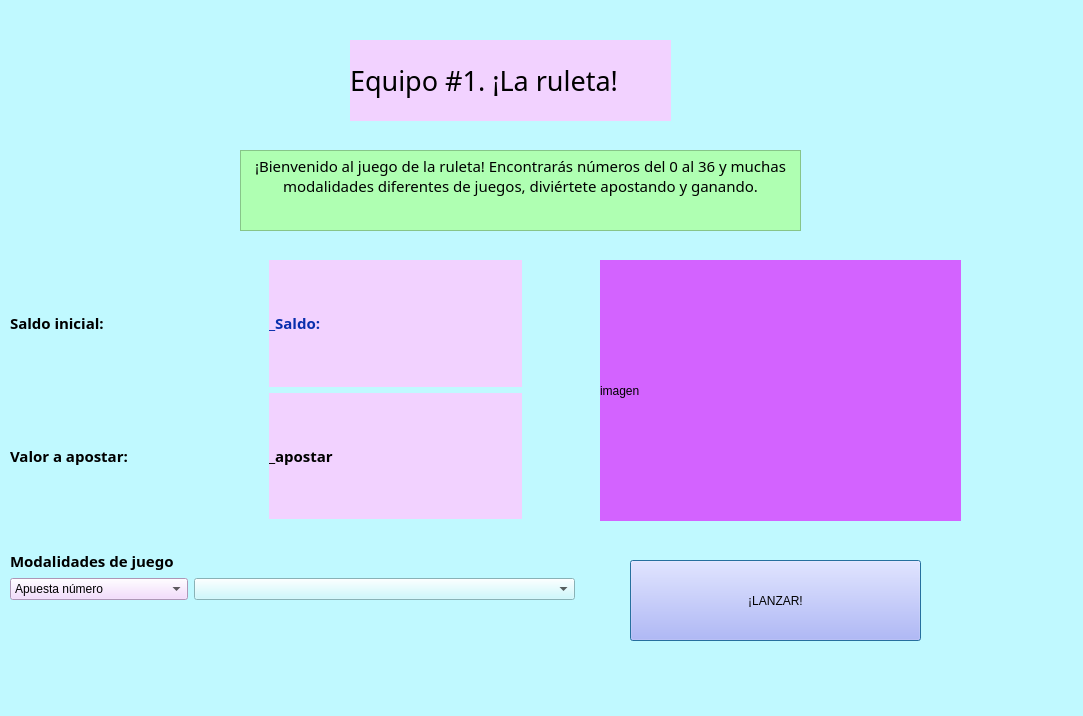
<?xml version="1.0" encoding="UTF-8"?>
<ui version="4.0">
 <class>Dialog</class>
 <widget class="QDialog" name="Dialog">
  <property name="geometry">
   <rect>
    <x>0</x>
    <y>0</y>
    <width>1083</width>
    <height>716</height>
   </rect>
  </property>
  <property name="windowTitle">
   <string>Dialog</string>
  </property>
  <property name="styleSheet">
   <string notr="true">background-color: rgb(192, 249, 255);
alternate-background-color: rgb(255, 170, 255);</string>
  </property>
  <widget class="QLabel" name="label_3">
   <property name="geometry">
    <rect>
     <x>350</x>
     <y>40</y>
     <width>321</width>
     <height>81</height>
    </rect>
   </property>
   <property name="font">
    <font>
     <family>Rufina</family>
     <pointsize>20</pointsize>
     <weight>9</weight>
     <italic>false</italic>
     <bold>false</bold>
    </font>
   </property>
   <property name="styleSheet">
    <string notr="true">font: 75 20pt &quot;Rufina&quot;;
background-color: rgb(242, 210, 255);</string>
   </property>
   <property name="text">
    <string>Equipo #1. ¡La ruleta!</string>
   </property>
  </widget>
  <widget class="QTextBrowser" name="textBrowser">
   <property name="geometry">
    <rect>
     <x>240</x>
     <y>150</y>
     <width>561</width>
     <height>81</height>
    </rect>
   </property>
   <property name="font">
    <font>
     <family>Rufina</family>
     <pointsize>12</pointsize>
     <weight>9</weight>
     <italic>false</italic>
     <bold>false</bold>
    </font>
   </property>
   <property name="styleSheet">
    <string notr="true">background-color: rgb(175, 255, 178);
font: 75 12pt &quot;Rufina&quot;;</string>
   </property>
   <property name="html">
    <string>&lt;!DOCTYPE HTML PUBLIC &quot;-//W3C//DTD HTML 4.0//EN&quot; &quot;http://www.w3.org/TR/REC-html40/strict.dtd&quot;&gt;
&lt;html&gt;&lt;head&gt;&lt;meta name=&quot;qrichtext&quot; content=&quot;1&quot; /&gt;&lt;style type=&quot;text/css&quot;&gt;
p, li { white-space: pre-wrap; }
&lt;/style&gt;&lt;/head&gt;&lt;body style=&quot; font-family:'Rufina'; font-size:12pt; font-weight:72; font-style:normal;&quot;&gt;
&lt;p align=&quot;center&quot; style=&quot; margin-top:0px; margin-bottom:0px; margin-left:0px; margin-right:0px; -qt-block-indent:0; text-indent:0px;&quot;&gt;&lt;span style=&quot; font-family:'MS Shell Dlg 2'; font-size:11pt; font-weight:400;&quot;&gt;¡Bienvenido al juego de la ruleta! Encontrarás números del 0 al 36 y muchas modalidades diferentes de juegos, diviértete apostando y ganando.&lt;/span&gt;&lt;/p&gt;&lt;/body&gt;&lt;/html&gt;</string>
   </property>
  </widget>
  <widget class="QPushButton" name="_Lanzar">
   <property name="geometry">
    <rect>
     <x>630</x>
     <y>560</y>
     <width>291</width>
     <height>81</height>
    </rect>
   </property>
   <property name="styleSheet">
    <string notr="true">background-color: rgb(170, 170, 255);
font: 12pt &quot;Rufina&quot;;</string>
   </property>
   <property name="text">
    <string>¡LANZAR!</string>
   </property>
  </widget>
  <widget class="QLabel" name="_imagen">
   <property name="geometry">
    <rect>
     <x>600</x>
     <y>260</y>
     <width>361</width>
     <height>261</height>
    </rect>
   </property>
   <property name="styleSheet">
    <string notr="true">background-color: rgb(211, 99, 255);</string>
   </property>
   <property name="text">
    <string>imagen</string>
   </property>
  </widget>
  <widget class="QWidget" name="verticalLayoutWidget">
   <property name="geometry">
    <rect>
     <x>10</x>
     <y>260</y>
     <width>512</width>
     <height>259</height>
    </rect>
   </property>
   <layout class="QVBoxLayout" name="verticalLayout">
    <item>
     <layout class="QHBoxLayout" name="horizontalLayout">
      <item>
       <widget class="QLabel" name="label">
        <property name="palette">
         <palette>
          <active>
           <colorrole role="WindowText">
            <brush brushstyle="SolidPattern">
             <color alpha="255">
              <red>0</red>
              <green>0</green>
              <blue>0</blue>
             </color>
            </brush>
           </colorrole>
           <colorrole role="Button">
            <brush brushstyle="SolidPattern">
             <color alpha="255">
              <red>192</red>
              <green>249</green>
              <blue>255</blue>
             </color>
            </brush>
           </colorrole>
           <colorrole role="Base">
            <brush brushstyle="SolidPattern">
             <color alpha="255">
              <red>192</red>
              <green>249</green>
              <blue>255</blue>
             </color>
            </brush>
           </colorrole>
           <colorrole role="Window">
            <brush brushstyle="SolidPattern">
             <color alpha="255">
              <red>192</red>
              <green>249</green>
              <blue>255</blue>
             </color>
            </brush>
           </colorrole>
           <colorrole role="AlternateBase">
            <brush brushstyle="SolidPattern">
             <color alpha="255">
              <red>255</red>
              <green>170</green>
              <blue>255</blue>
             </color>
            </brush>
           </colorrole>
          </active>
          <inactive>
           <colorrole role="WindowText">
            <brush brushstyle="SolidPattern">
             <color alpha="255">
              <red>0</red>
              <green>0</green>
              <blue>0</blue>
             </color>
            </brush>
           </colorrole>
           <colorrole role="Button">
            <brush brushstyle="SolidPattern">
             <color alpha="255">
              <red>192</red>
              <green>249</green>
              <blue>255</blue>
             </color>
            </brush>
           </colorrole>
           <colorrole role="Base">
            <brush brushstyle="SolidPattern">
             <color alpha="255">
              <red>192</red>
              <green>249</green>
              <blue>255</blue>
             </color>
            </brush>
           </colorrole>
           <colorrole role="Window">
            <brush brushstyle="SolidPattern">
             <color alpha="255">
              <red>192</red>
              <green>249</green>
              <blue>255</blue>
             </color>
            </brush>
           </colorrole>
           <colorrole role="AlternateBase">
            <brush brushstyle="SolidPattern">
             <color alpha="255">
              <red>255</red>
              <green>170</green>
              <blue>255</blue>
             </color>
            </brush>
           </colorrole>
          </inactive>
          <disabled>
           <colorrole role="WindowText">
            <brush brushstyle="SolidPattern">
             <color alpha="255">
              <red>120</red>
              <green>120</green>
              <blue>120</blue>
             </color>
            </brush>
           </colorrole>
           <colorrole role="Button">
            <brush brushstyle="SolidPattern">
             <color alpha="255">
              <red>192</red>
              <green>249</green>
              <blue>255</blue>
             </color>
            </brush>
           </colorrole>
           <colorrole role="Base">
            <brush brushstyle="SolidPattern">
             <color alpha="255">
              <red>192</red>
              <green>249</green>
              <blue>255</blue>
             </color>
            </brush>
           </colorrole>
           <colorrole role="Window">
            <brush brushstyle="SolidPattern">
             <color alpha="255">
              <red>192</red>
              <green>249</green>
              <blue>255</blue>
             </color>
            </brush>
           </colorrole>
           <colorrole role="AlternateBase">
            <brush brushstyle="SolidPattern">
             <color alpha="255">
              <red>255</red>
              <green>170</green>
              <blue>255</blue>
             </color>
            </brush>
           </colorrole>
          </disabled>
         </palette>
        </property>
        <property name="font">
         <font>
          <family>Rufina</family>
         </font>
        </property>
        <property name="text">
         <string>&lt;html&gt;&lt;head/&gt;&lt;body&gt;&lt;p&gt;&lt;span style=&quot; font-size:11pt; font-weight:600;&quot;&gt;Saldo inicial:&lt;/span&gt;&lt;/p&gt;&lt;/body&gt;&lt;/html&gt;</string>
        </property>
       </widget>
      </item>
      <item>
       <widget class="QLabel" name="_saldoInicial">
        <property name="palette">
         <palette>
          <active>
           <colorrole role="WindowText">
            <brush brushstyle="SolidPattern">
             <color alpha="255">
              <red>9</red>
              <green>47</green>
              <blue>173</blue>
             </color>
            </brush>
           </colorrole>
           <colorrole role="Button">
            <brush brushstyle="SolidPattern">
             <color alpha="255">
              <red>242</red>
              <green>210</green>
              <blue>255</blue>
             </color>
            </brush>
           </colorrole>
           <colorrole role="Text">
            <brush brushstyle="SolidPattern">
             <color alpha="255">
              <red>9</red>
              <green>47</green>
              <blue>173</blue>
             </color>
            </brush>
           </colorrole>
           <colorrole role="ButtonText">
            <brush brushstyle="SolidPattern">
             <color alpha="255">
              <red>9</red>
              <green>47</green>
              <blue>173</blue>
             </color>
            </brush>
           </colorrole>
           <colorrole role="Base">
            <brush brushstyle="SolidPattern">
             <color alpha="255">
              <red>242</red>
              <green>210</green>
              <blue>255</blue>
             </color>
            </brush>
           </colorrole>
           <colorrole role="Window">
            <brush brushstyle="SolidPattern">
             <color alpha="255">
              <red>242</red>
              <green>210</green>
              <blue>255</blue>
             </color>
            </brush>
           </colorrole>
           <colorrole role="AlternateBase">
            <brush brushstyle="SolidPattern">
             <color alpha="255">
              <red>255</red>
              <green>170</green>
              <blue>255</blue>
             </color>
            </brush>
           </colorrole>
          </active>
          <inactive>
           <colorrole role="WindowText">
            <brush brushstyle="SolidPattern">
             <color alpha="255">
              <red>9</red>
              <green>47</green>
              <blue>173</blue>
             </color>
            </brush>
           </colorrole>
           <colorrole role="Button">
            <brush brushstyle="SolidPattern">
             <color alpha="255">
              <red>242</red>
              <green>210</green>
              <blue>255</blue>
             </color>
            </brush>
           </colorrole>
           <colorrole role="Text">
            <brush brushstyle="SolidPattern">
             <color alpha="255">
              <red>9</red>
              <green>47</green>
              <blue>173</blue>
             </color>
            </brush>
           </colorrole>
           <colorrole role="ButtonText">
            <brush brushstyle="SolidPattern">
             <color alpha="255">
              <red>9</red>
              <green>47</green>
              <blue>173</blue>
             </color>
            </brush>
           </colorrole>
           <colorrole role="Base">
            <brush brushstyle="SolidPattern">
             <color alpha="255">
              <red>242</red>
              <green>210</green>
              <blue>255</blue>
             </color>
            </brush>
           </colorrole>
           <colorrole role="Window">
            <brush brushstyle="SolidPattern">
             <color alpha="255">
              <red>242</red>
              <green>210</green>
              <blue>255</blue>
             </color>
            </brush>
           </colorrole>
           <colorrole role="AlternateBase">
            <brush brushstyle="SolidPattern">
             <color alpha="255">
              <red>255</red>
              <green>170</green>
              <blue>255</blue>
             </color>
            </brush>
           </colorrole>
          </inactive>
          <disabled>
           <colorrole role="WindowText">
            <brush brushstyle="SolidPattern">
             <color alpha="255">
              <red>9</red>
              <green>47</green>
              <blue>173</blue>
             </color>
            </brush>
           </colorrole>
           <colorrole role="Button">
            <brush brushstyle="SolidPattern">
             <color alpha="255">
              <red>242</red>
              <green>210</green>
              <blue>255</blue>
             </color>
            </brush>
           </colorrole>
           <colorrole role="Text">
            <brush brushstyle="SolidPattern">
             <color alpha="255">
              <red>9</red>
              <green>47</green>
              <blue>173</blue>
             </color>
            </brush>
           </colorrole>
           <colorrole role="ButtonText">
            <brush brushstyle="SolidPattern">
             <color alpha="255">
              <red>9</red>
              <green>47</green>
              <blue>173</blue>
             </color>
            </brush>
           </colorrole>
           <colorrole role="Base">
            <brush brushstyle="SolidPattern">
             <color alpha="255">
              <red>242</red>
              <green>210</green>
              <blue>255</blue>
             </color>
            </brush>
           </colorrole>
           <colorrole role="Window">
            <brush brushstyle="SolidPattern">
             <color alpha="255">
              <red>242</red>
              <green>210</green>
              <blue>255</blue>
             </color>
            </brush>
           </colorrole>
           <colorrole role="AlternateBase">
            <brush brushstyle="SolidPattern">
             <color alpha="255">
              <red>255</red>
              <green>170</green>
              <blue>255</blue>
             </color>
            </brush>
           </colorrole>
          </disabled>
         </palette>
        </property>
        <property name="font">
         <font>
          <family>Rufina</family>
         </font>
        </property>
        <property name="styleSheet">
         <string notr="true">background-color: rgb(242, 210, 255);
color: rgb(9, 47, 173);</string>
        </property>
        <property name="text">
         <string>&lt;html&gt;&lt;head/&gt;&lt;body&gt;&lt;p&gt;&lt;span style=&quot; font-size:11pt; font-weight:600;&quot;&gt;_Saldo:&lt;/span&gt;&lt;/p&gt;&lt;/body&gt;&lt;/html&gt;</string>
        </property>
       </widget>
      </item>
     </layout>
    </item>
    <item>
     <layout class="QHBoxLayout" name="horizontalLayout_2">
      <item>
       <widget class="QLabel" name="label_4">
        <property name="palette">
         <palette>
          <active>
           <colorrole role="WindowText">
            <brush brushstyle="SolidPattern">
             <color alpha="255">
              <red>0</red>
              <green>0</green>
              <blue>0</blue>
             </color>
            </brush>
           </colorrole>
           <colorrole role="Button">
            <brush brushstyle="SolidPattern">
             <color alpha="255">
              <red>192</red>
              <green>249</green>
              <blue>255</blue>
             </color>
            </brush>
           </colorrole>
           <colorrole role="Base">
            <brush brushstyle="SolidPattern">
             <color alpha="255">
              <red>192</red>
              <green>249</green>
              <blue>255</blue>
             </color>
            </brush>
           </colorrole>
           <colorrole role="Window">
            <brush brushstyle="SolidPattern">
             <color alpha="255">
              <red>192</red>
              <green>249</green>
              <blue>255</blue>
             </color>
            </brush>
           </colorrole>
           <colorrole role="AlternateBase">
            <brush brushstyle="SolidPattern">
             <color alpha="255">
              <red>255</red>
              <green>170</green>
              <blue>255</blue>
             </color>
            </brush>
           </colorrole>
          </active>
          <inactive>
           <colorrole role="WindowText">
            <brush brushstyle="SolidPattern">
             <color alpha="255">
              <red>0</red>
              <green>0</green>
              <blue>0</blue>
             </color>
            </brush>
           </colorrole>
           <colorrole role="Button">
            <brush brushstyle="SolidPattern">
             <color alpha="255">
              <red>192</red>
              <green>249</green>
              <blue>255</blue>
             </color>
            </brush>
           </colorrole>
           <colorrole role="Base">
            <brush brushstyle="SolidPattern">
             <color alpha="255">
              <red>192</red>
              <green>249</green>
              <blue>255</blue>
             </color>
            </brush>
           </colorrole>
           <colorrole role="Window">
            <brush brushstyle="SolidPattern">
             <color alpha="255">
              <red>192</red>
              <green>249</green>
              <blue>255</blue>
             </color>
            </brush>
           </colorrole>
           <colorrole role="AlternateBase">
            <brush brushstyle="SolidPattern">
             <color alpha="255">
              <red>255</red>
              <green>170</green>
              <blue>255</blue>
             </color>
            </brush>
           </colorrole>
          </inactive>
          <disabled>
           <colorrole role="WindowText">
            <brush brushstyle="SolidPattern">
             <color alpha="255">
              <red>120</red>
              <green>120</green>
              <blue>120</blue>
             </color>
            </brush>
           </colorrole>
           <colorrole role="Button">
            <brush brushstyle="SolidPattern">
             <color alpha="255">
              <red>192</red>
              <green>249</green>
              <blue>255</blue>
             </color>
            </brush>
           </colorrole>
           <colorrole role="Base">
            <brush brushstyle="SolidPattern">
             <color alpha="255">
              <red>192</red>
              <green>249</green>
              <blue>255</blue>
             </color>
            </brush>
           </colorrole>
           <colorrole role="Window">
            <brush brushstyle="SolidPattern">
             <color alpha="255">
              <red>192</red>
              <green>249</green>
              <blue>255</blue>
             </color>
            </brush>
           </colorrole>
           <colorrole role="AlternateBase">
            <brush brushstyle="SolidPattern">
             <color alpha="255">
              <red>255</red>
              <green>170</green>
              <blue>255</blue>
             </color>
            </brush>
           </colorrole>
          </disabled>
         </palette>
        </property>
        <property name="font">
         <font>
          <family>Rufina</family>
         </font>
        </property>
        <property name="text">
         <string>&lt;html&gt;&lt;head/&gt;&lt;body&gt;&lt;p&gt;&lt;span style=&quot; font-size:11pt; font-weight:600;&quot;&gt;Valor a apostar:&lt;/span&gt;&lt;/p&gt;&lt;/body&gt;&lt;/html&gt;</string>
        </property>
       </widget>
      </item>
      <item>
       <widget class="QLabel" name="_valorApostar">
        <property name="palette">
         <palette>
          <active>
           <colorrole role="WindowText">
            <brush brushstyle="SolidPattern">
             <color alpha="255">
              <red>0</red>
              <green>0</green>
              <blue>0</blue>
             </color>
            </brush>
           </colorrole>
           <colorrole role="Button">
            <brush brushstyle="SolidPattern">
             <color alpha="255">
              <red>242</red>
              <green>210</green>
              <blue>255</blue>
             </color>
            </brush>
           </colorrole>
           <colorrole role="Base">
            <brush brushstyle="SolidPattern">
             <color alpha="255">
              <red>242</red>
              <green>210</green>
              <blue>255</blue>
             </color>
            </brush>
           </colorrole>
           <colorrole role="Window">
            <brush brushstyle="SolidPattern">
             <color alpha="255">
              <red>242</red>
              <green>210</green>
              <blue>255</blue>
             </color>
            </brush>
           </colorrole>
           <colorrole role="AlternateBase">
            <brush brushstyle="SolidPattern">
             <color alpha="255">
              <red>255</red>
              <green>170</green>
              <blue>255</blue>
             </color>
            </brush>
           </colorrole>
          </active>
          <inactive>
           <colorrole role="WindowText">
            <brush brushstyle="SolidPattern">
             <color alpha="255">
              <red>0</red>
              <green>0</green>
              <blue>0</blue>
             </color>
            </brush>
           </colorrole>
           <colorrole role="Button">
            <brush brushstyle="SolidPattern">
             <color alpha="255">
              <red>242</red>
              <green>210</green>
              <blue>255</blue>
             </color>
            </brush>
           </colorrole>
           <colorrole role="Base">
            <brush brushstyle="SolidPattern">
             <color alpha="255">
              <red>242</red>
              <green>210</green>
              <blue>255</blue>
             </color>
            </brush>
           </colorrole>
           <colorrole role="Window">
            <brush brushstyle="SolidPattern">
             <color alpha="255">
              <red>242</red>
              <green>210</green>
              <blue>255</blue>
             </color>
            </brush>
           </colorrole>
           <colorrole role="AlternateBase">
            <brush brushstyle="SolidPattern">
             <color alpha="255">
              <red>255</red>
              <green>170</green>
              <blue>255</blue>
             </color>
            </brush>
           </colorrole>
          </inactive>
          <disabled>
           <colorrole role="WindowText">
            <brush brushstyle="SolidPattern">
             <color alpha="255">
              <red>120</red>
              <green>120</green>
              <blue>120</blue>
             </color>
            </brush>
           </colorrole>
           <colorrole role="Button">
            <brush brushstyle="SolidPattern">
             <color alpha="255">
              <red>242</red>
              <green>210</green>
              <blue>255</blue>
             </color>
            </brush>
           </colorrole>
           <colorrole role="Base">
            <brush brushstyle="SolidPattern">
             <color alpha="255">
              <red>242</red>
              <green>210</green>
              <blue>255</blue>
             </color>
            </brush>
           </colorrole>
           <colorrole role="Window">
            <brush brushstyle="SolidPattern">
             <color alpha="255">
              <red>242</red>
              <green>210</green>
              <blue>255</blue>
             </color>
            </brush>
           </colorrole>
           <colorrole role="AlternateBase">
            <brush brushstyle="SolidPattern">
             <color alpha="255">
              <red>255</red>
              <green>170</green>
              <blue>255</blue>
             </color>
            </brush>
           </colorrole>
          </disabled>
         </palette>
        </property>
        <property name="font">
         <font>
          <family>Rufina</family>
         </font>
        </property>
        <property name="styleSheet">
         <string notr="true">background-color: rgb(242, 210, 255);</string>
        </property>
        <property name="text">
         <string>&lt;html&gt;&lt;head/&gt;&lt;body&gt;&lt;p&gt;&lt;span style=&quot; font-size:11pt; font-weight:600;&quot;&gt;_apostar&lt;/span&gt;&lt;/p&gt;&lt;/body&gt;&lt;/html&gt;</string>
        </property>
       </widget>
      </item>
     </layout>
    </item>
   </layout>
  </widget>
  <widget class="QWidget" name="formLayoutWidget">
   <property name="geometry">
    <rect>
     <x>10</x>
     <y>550</y>
     <width>565</width>
     <height>101</height>
    </rect>
   </property>
   <layout class="QFormLayout" name="formLayout">
    <item row="0" column="0">
     <widget class="QLabel" name="label_7">
      <property name="palette">
       <palette>
        <active>
         <colorrole role="WindowText">
          <brush brushstyle="SolidPattern">
           <color alpha="255">
            <red>0</red>
            <green>0</green>
            <blue>0</blue>
           </color>
          </brush>
         </colorrole>
         <colorrole role="Button">
          <brush brushstyle="SolidPattern">
           <color alpha="255">
            <red>192</red>
            <green>249</green>
            <blue>255</blue>
           </color>
          </brush>
         </colorrole>
         <colorrole role="Base">
          <brush brushstyle="SolidPattern">
           <color alpha="255">
            <red>192</red>
            <green>249</green>
            <blue>255</blue>
           </color>
          </brush>
         </colorrole>
         <colorrole role="Window">
          <brush brushstyle="SolidPattern">
           <color alpha="255">
            <red>192</red>
            <green>249</green>
            <blue>255</blue>
           </color>
          </brush>
         </colorrole>
         <colorrole role="AlternateBase">
          <brush brushstyle="SolidPattern">
           <color alpha="255">
            <red>255</red>
            <green>170</green>
            <blue>255</blue>
           </color>
          </brush>
         </colorrole>
        </active>
        <inactive>
         <colorrole role="WindowText">
          <brush brushstyle="SolidPattern">
           <color alpha="255">
            <red>0</red>
            <green>0</green>
            <blue>0</blue>
           </color>
          </brush>
         </colorrole>
         <colorrole role="Button">
          <brush brushstyle="SolidPattern">
           <color alpha="255">
            <red>192</red>
            <green>249</green>
            <blue>255</blue>
           </color>
          </brush>
         </colorrole>
         <colorrole role="Base">
          <brush brushstyle="SolidPattern">
           <color alpha="255">
            <red>192</red>
            <green>249</green>
            <blue>255</blue>
           </color>
          </brush>
         </colorrole>
         <colorrole role="Window">
          <brush brushstyle="SolidPattern">
           <color alpha="255">
            <red>192</red>
            <green>249</green>
            <blue>255</blue>
           </color>
          </brush>
         </colorrole>
         <colorrole role="AlternateBase">
          <brush brushstyle="SolidPattern">
           <color alpha="255">
            <red>255</red>
            <green>170</green>
            <blue>255</blue>
           </color>
          </brush>
         </colorrole>
        </inactive>
        <disabled>
         <colorrole role="WindowText">
          <brush brushstyle="SolidPattern">
           <color alpha="255">
            <red>120</red>
            <green>120</green>
            <blue>120</blue>
           </color>
          </brush>
         </colorrole>
         <colorrole role="Button">
          <brush brushstyle="SolidPattern">
           <color alpha="255">
            <red>192</red>
            <green>249</green>
            <blue>255</blue>
           </color>
          </brush>
         </colorrole>
         <colorrole role="Base">
          <brush brushstyle="SolidPattern">
           <color alpha="255">
            <red>192</red>
            <green>249</green>
            <blue>255</blue>
           </color>
          </brush>
         </colorrole>
         <colorrole role="Window">
          <brush brushstyle="SolidPattern">
           <color alpha="255">
            <red>192</red>
            <green>249</green>
            <blue>255</blue>
           </color>
          </brush>
         </colorrole>
         <colorrole role="AlternateBase">
          <brush brushstyle="SolidPattern">
           <color alpha="255">
            <red>255</red>
            <green>170</green>
            <blue>255</blue>
           </color>
          </brush>
         </colorrole>
        </disabled>
       </palette>
      </property>
      <property name="font">
       <font>
        <family>Rufina</family>
       </font>
      </property>
      <property name="text">
       <string>&lt;html&gt;&lt;head/&gt;&lt;body&gt;&lt;p&gt;&lt;span style=&quot; font-size:11pt; font-weight:600;&quot;&gt;Modalidades de juego&lt;/span&gt;&lt;/p&gt;&lt;/body&gt;&lt;/html&gt;</string>
      </property>
     </widget>
    </item>
    <item row="1" column="0">
     <layout class="QHBoxLayout" name="horizontalLayout_3">
      <item>
       <widget class="QComboBox" name="comboBox">
        <property name="styleSheet">
         <string notr="true">background-color: rgb(242, 210, 255);
font: 12pt &quot;Rufina&quot;;</string>
        </property>
        <item>
         <property name="text">
          <string>Apuesta número</string>
         </property>
        </item>
        <item>
         <property name="text">
          <string>Apuesta color</string>
         </property>
        </item>
        <item>
         <property name="text">
          <string>Apuesta par</string>
         </property>
        </item>
        <item>
         <property name="text">
          <string>Apuesta impar</string>
         </property>
        </item>
        <item>
         <property name="text">
          <string>Apuesta rango de números</string>
         </property>
        </item>
       </widget>
      </item>
     </layout>
    </item>
    <item row="1" column="1">
     <widget class="QComboBox" name="_opciones"/>
    </item>
   </layout>
  </widget>
 </widget>
 <resources/>
 <connections/>
</ui>
